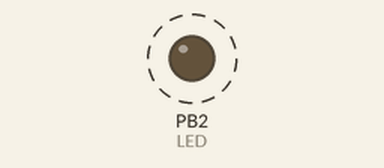
The program below on a simulated ATmega328P, built with avr-gcc and emulated at 16 MHz. On the bench: output pins drawn as LEDs (lit = HIGH). Dashed ring = blinking.

Above: at 0.2 s.
Timing chart, 0 to 3.0 s (numbered marks = the images above):
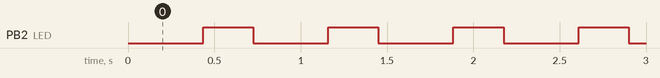

Measured:
- by itself, PB2 (LED): alternates HIGH for 0.29 s and LOW for 0.43 s

The program:

main.c
```c
#define F_CPU 16000000UL
#include <avr/io.h>
#include <stdio.h>

int main(void)
{
	DDRB = (1<<DDB2); // Make PB2 Output
	PORTB = (0<<DDB2); // Turn on LED
	TCCR0A = 0; // Normal Mode
	TCCR0B = 5; // Set prescaler to 1024
	int ovrflow = 0; // overflow counter
    while (1)
    {
		TCNT0 = 0; // Reset counter
		ovrflow = 0; // Reset overflow counter

		// Delay for 6796
		while (ovrflow < 26) { // Gets to 6656
			while ((TIFR0 & 0x01) == 0) {}
			ovrflow++; // increment ovrflow
			TCNT0 = 0; // reset counter
			TIFR0 = 1; // reset ovf flag
		}
		while (TCNT0 < 140) {} // 6656+140 = 6796

		PORTB ^= (1<<DDB2); // Turn off LED
		TCNT0 = 0;	// reset counter
		ovrflow = 0; // reset ovrflow counter

		// Delay for 4531
		while (ovrflow < 17) { // 4352
			while ((TIFR0 & 0x01) == 0) {}
			ovrflow++; // increment ovrflow
			TCNT0 = 0; // reset counter
			TIFR0 = 1; // reset ovf flag
		}
		while (TCNT0 < 179) {} // 4352+179 = 4531
		PORTB ^= (1<<DDB2); // Turn on LED
    }
}
```
